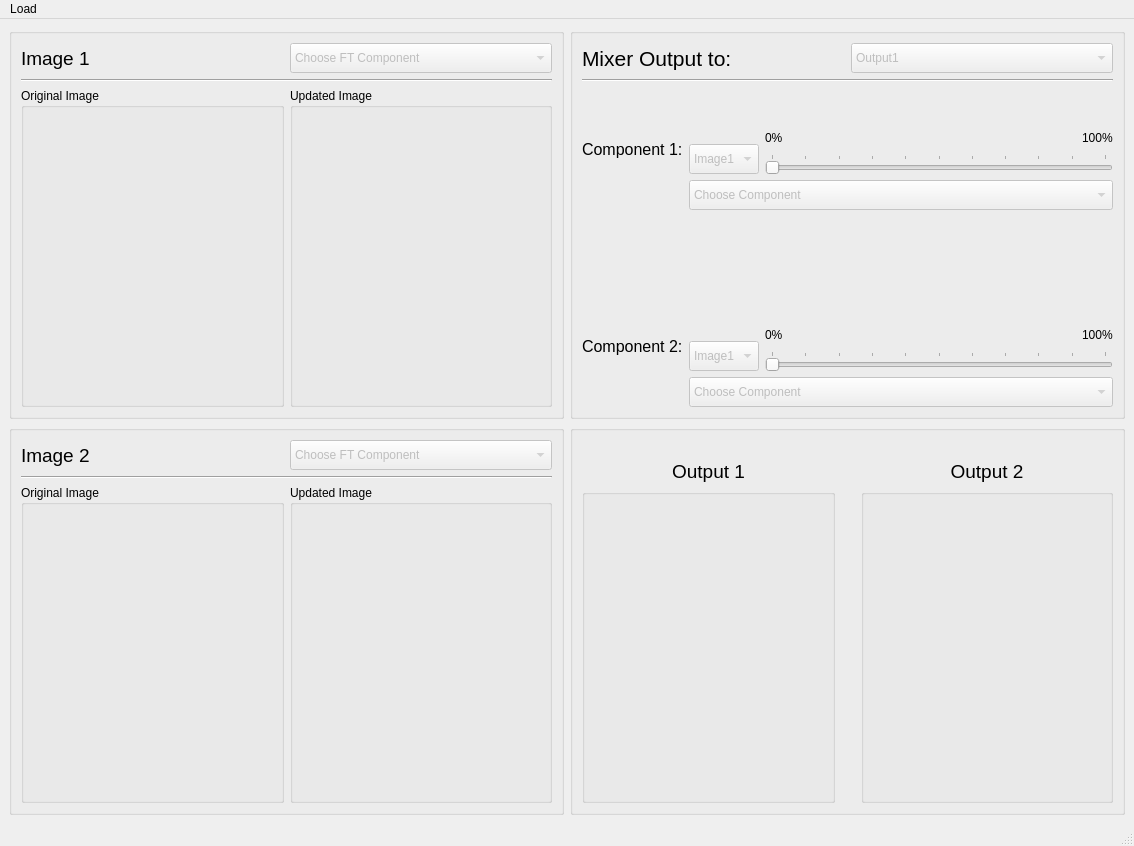
<?xml version="1.0" encoding="UTF-8"?>
<ui version="4.0">
 <class>MainWindow</class>
 <widget class="QMainWindow" name="MainWindow">
  <property name="geometry">
   <rect>
    <x>0</x>
    <y>0</y>
    <width>1134</width>
    <height>846</height>
   </rect>
  </property>
  <property name="minimumSize">
   <size>
    <width>1000</width>
    <height>800</height>
   </size>
  </property>
  <property name="windowTitle">
   <string>MainWindow</string>
  </property>
  <widget class="QWidget" name="centralwidget">
   <layout class="QGridLayout" name="gridLayout_40">
    <item row="0" column="0">
     <layout class="QGridLayout" name="gridLayout_39">
      <item row="0" column="0">
       <layout class="QGridLayout" name="gridLayout_38">
        <item row="0" column="0">
         <widget class="QGroupBox" name="groupBox">
          <property name="font">
           <font>
            <weight>50</weight>
            <bold>false</bold>
           </font>
          </property>
          <property name="title">
           <string/>
          </property>
          <property name="flat">
           <bool>false</bool>
          </property>
          <layout class="QGridLayout" name="gridLayout_3">
           <item row="2" column="0">
            <layout class="QGridLayout" name="gridLayout_10">
             <item row="0" column="0">
              <widget class="QGroupBox" name="groupBox_3">
               <property name="title">
                <string>Original Image</string>
               </property>
               <layout class="QGridLayout" name="gridLayout_2">
                <item row="0" column="0">
                 <widget class="ImageModel" name="img1_original" native="true">
                  <property name="sizePolicy">
                   <sizepolicy hsizetype="Expanding" vsizetype="Expanding">
                    <horstretch>0</horstretch>
                    <verstretch>0</verstretch>
                   </sizepolicy>
                  </property>
                  <property name="minimumSize">
                   <size>
                    <width>0</width>
                    <height>0</height>
                   </size>
                  </property>
                 </widget>
                </item>
               </layout>
              </widget>
             </item>
             <item row="0" column="1">
              <widget class="QGroupBox" name="groupBox_2">
               <property name="title">
                <string>Updated Image</string>
               </property>
               <layout class="QGridLayout" name="gridLayout">
                <item row="0" column="0">
                 <widget class="ImageModel" name="img1_updated" native="true">
                  <property name="sizePolicy">
                   <sizepolicy hsizetype="Expanding" vsizetype="Expanding">
                    <horstretch>0</horstretch>
                    <verstretch>0</verstretch>
                   </sizepolicy>
                  </property>
                  <property name="minimumSize">
                   <size>
                    <width>0</width>
                    <height>0</height>
                   </size>
                  </property>
                 </widget>
                </item>
               </layout>
              </widget>
             </item>
            </layout>
           </item>
           <item row="0" column="0">
            <layout class="QGridLayout" name="gridLayout_16">
             <property name="sizeConstraint">
              <enum>QLayout::SetDefaultConstraint</enum>
             </property>
             <item row="0" column="0">
              <widget class="QLabel" name="label_img1">
               <property name="font">
                <font>
                 <pointsize>14</pointsize>
                </font>
               </property>
               <property name="styleSheet">
                <string notr="true"/>
               </property>
               <property name="frameShape">
                <enum>QFrame::NoFrame</enum>
               </property>
               <property name="frameShadow">
                <enum>QFrame::Raised</enum>
               </property>
               <property name="text">
                <string>Image 1</string>
               </property>
              </widget>
             </item>
             <item row="0" column="1">
              <widget class="QComboBox" name="combo_input1">
               <property name="enabled">
                <bool>false</bool>
               </property>
               <property name="minimumSize">
                <size>
                 <width>200</width>
                 <height>30</height>
                </size>
               </property>
               <property name="acceptDrops">
                <bool>false</bool>
               </property>
               <property name="iconSize">
                <size>
                 <width>20</width>
                 <height>20</height>
                </size>
               </property>
               <item>
                <property name="text">
                 <string>Choose FT Component</string>
                </property>
               </item>
               <item>
                <property name="text">
                 <string>Magnitude</string>
                </property>
               </item>
               <item>
                <property name="text">
                 <string>Phase</string>
                </property>
               </item>
               <item>
                <property name="text">
                 <string>Real</string>
                </property>
               </item>
               <item>
                <property name="text">
                 <string>Imaginary</string>
                </property>
               </item>
              </widget>
             </item>
            </layout>
           </item>
           <item row="1" column="0">
            <widget class="Line" name="line">
             <property name="orientation">
              <enum>Qt::Horizontal</enum>
             </property>
            </widget>
           </item>
          </layout>
         </widget>
        </item>
        <item row="1" column="0">
         <widget class="QGroupBox" name="groupBox_4">
          <property name="font">
           <font>
            <weight>50</weight>
            <bold>false</bold>
           </font>
          </property>
          <property name="title">
           <string/>
          </property>
          <property name="flat">
           <bool>false</bool>
          </property>
          <layout class="QGridLayout" name="gridLayout_4">
           <item row="1" column="0">
            <widget class="Line" name="line_2">
             <property name="orientation">
              <enum>Qt::Horizontal</enum>
             </property>
            </widget>
           </item>
           <item row="2" column="0">
            <layout class="QGridLayout" name="gridLayout_14">
             <item row="0" column="0">
              <widget class="QGroupBox" name="groupBox_5">
               <property name="title">
                <string>Original Image</string>
               </property>
               <layout class="QGridLayout" name="gridLayout_5">
                <item row="0" column="0">
                 <widget class="ImageModel" name="img2_original" native="true">
                  <property name="sizePolicy">
                   <sizepolicy hsizetype="Expanding" vsizetype="Expanding">
                    <horstretch>0</horstretch>
                    <verstretch>0</verstretch>
                   </sizepolicy>
                  </property>
                  <property name="minimumSize">
                   <size>
                    <width>0</width>
                    <height>0</height>
                   </size>
                  </property>
                 </widget>
                </item>
               </layout>
              </widget>
             </item>
             <item row="0" column="1">
              <widget class="QGroupBox" name="groupBox_6">
               <property name="title">
                <string>Updated Image</string>
               </property>
               <layout class="QGridLayout" name="gridLayout_6">
                <item row="0" column="0">
                 <widget class="ImageModel" name="img2_updated" native="true">
                  <property name="sizePolicy">
                   <sizepolicy hsizetype="Expanding" vsizetype="Expanding">
                    <horstretch>0</horstretch>
                    <verstretch>0</verstretch>
                   </sizepolicy>
                  </property>
                  <property name="minimumSize">
                   <size>
                    <width>0</width>
                    <height>0</height>
                   </size>
                  </property>
                 </widget>
                </item>
               </layout>
              </widget>
             </item>
            </layout>
           </item>
           <item row="0" column="0">
            <layout class="QGridLayout" name="gridLayout_19">
             <property name="sizeConstraint">
              <enum>QLayout::SetDefaultConstraint</enum>
             </property>
             <item row="0" column="0">
              <widget class="QLabel" name="label_img2">
               <property name="font">
                <font>
                 <pointsize>14</pointsize>
                </font>
               </property>
               <property name="styleSheet">
                <string notr="true"/>
               </property>
               <property name="frameShape">
                <enum>QFrame::NoFrame</enum>
               </property>
               <property name="frameShadow">
                <enum>QFrame::Raised</enum>
               </property>
               <property name="text">
                <string>Image 2</string>
               </property>
              </widget>
             </item>
             <item row="0" column="1">
              <widget class="QComboBox" name="combo_input2">
               <property name="enabled">
                <bool>false</bool>
               </property>
               <property name="minimumSize">
                <size>
                 <width>200</width>
                 <height>30</height>
                </size>
               </property>
               <property name="acceptDrops">
                <bool>false</bool>
               </property>
               <property name="iconSize">
                <size>
                 <width>20</width>
                 <height>20</height>
                </size>
               </property>
               <item>
                <property name="text">
                 <string>Choose FT Component</string>
                </property>
               </item>
               <item>
                <property name="text">
                 <string>Magnitude</string>
                </property>
               </item>
               <item>
                <property name="text">
                 <string>Phase</string>
                </property>
               </item>
               <item>
                <property name="text">
                 <string>Real</string>
                </property>
               </item>
               <item>
                <property name="text">
                 <string>Imaginary</string>
                </property>
               </item>
              </widget>
             </item>
            </layout>
           </item>
          </layout>
         </widget>
        </item>
       </layout>
      </item>
      <item row="0" column="1">
       <layout class="QGridLayout" name="gridLayout_9">
        <item row="0" column="0">
         <widget class="QGroupBox" name="groupBox_7">
          <property name="title">
           <string/>
          </property>
          <layout class="QGridLayout" name="gridLayout_20">
           <item row="0" column="0">
            <layout class="QGridLayout" name="gridLayout_21">
             <item row="0" column="0">
              <widget class="QLabel" name="label">
               <property name="font">
                <font>
                 <pointsize>16</pointsize>
                </font>
               </property>
               <property name="text">
                <string>Mixer Output to:</string>
               </property>
              </widget>
             </item>
             <item row="0" column="1">
              <widget class="QComboBox" name="combo_output">
               <property name="enabled">
                <bool>false</bool>
               </property>
               <property name="minimumSize">
                <size>
                 <width>30</width>
                 <height>30</height>
                </size>
               </property>
               <property name="acceptDrops">
                <bool>false</bool>
               </property>
               <property name="iconSize">
                <size>
                 <width>20</width>
                 <height>20</height>
                </size>
               </property>
               <item>
                <property name="text">
                 <string>Output1</string>
                </property>
               </item>
               <item>
                <property name="text">
                 <string>Output2</string>
                </property>
               </item>
              </widget>
             </item>
            </layout>
           </item>
           <item row="1" column="0">
            <widget class="Line" name="line_3">
             <property name="orientation">
              <enum>Qt::Horizontal</enum>
             </property>
            </widget>
           </item>
           <item row="2" column="0">
            <layout class="QGridLayout" name="gridLayout_22">
             <item row="0" column="0">
              <layout class="QGridLayout" name="gridLayout_23">
               <item row="0" column="0">
                <spacer name="verticalSpacer">
                 <property name="orientation">
                  <enum>Qt::Vertical</enum>
                 </property>
                 <property name="sizeType">
                  <enum>QSizePolicy::MinimumExpanding</enum>
                 </property>
                 <property name="sizeHint" stdset="0">
                  <size>
                   <width>20</width>
                   <height>10</height>
                  </size>
                 </property>
                </spacer>
               </item>
               <item row="1" column="0">
                <widget class="QLabel" name="label_comp1">
                 <property name="font">
                  <font>
                   <pointsize>12</pointsize>
                  </font>
                 </property>
                 <property name="text">
                  <string>Component 1:</string>
                 </property>
                </widget>
               </item>
               <item row="2" column="0">
                <spacer name="verticalSpacer_13">
                 <property name="orientation">
                  <enum>Qt::Vertical</enum>
                 </property>
                 <property name="sizeHint" stdset="0">
                  <size>
                   <width>20</width>
                   <height>40</height>
                  </size>
                 </property>
                </spacer>
               </item>
              </layout>
             </item>
             <item row="0" column="1">
              <layout class="QGridLayout" name="gridLayout_32">
               <item row="0" column="0">
                <layout class="QGridLayout" name="gridLayout_33">
                 <item row="0" column="0">
                  <layout class="QGridLayout" name="gridLayout_34">
                   <item row="0" column="0">
                    <spacer name="verticalSpacer_2">
                     <property name="orientation">
                      <enum>Qt::Vertical</enum>
                     </property>
                     <property name="sizeHint" stdset="0">
                      <size>
                       <width>20</width>
                       <height>40</height>
                      </size>
                     </property>
                    </spacer>
                   </item>
                   <item row="1" column="0">
                    <widget class="QComboBox" name="combo_select_img1">
                     <property name="enabled">
                      <bool>false</bool>
                     </property>
                     <property name="minimumSize">
                      <size>
                       <width>0</width>
                       <height>30</height>
                      </size>
                     </property>
                     <property name="acceptDrops">
                      <bool>false</bool>
                     </property>
                     <property name="iconSize">
                      <size>
                       <width>20</width>
                       <height>20</height>
                      </size>
                     </property>
                     <item>
                      <property name="text">
                       <string>Image1</string>
                      </property>
                     </item>
                     <item>
                      <property name="text">
                       <string>Image2</string>
                      </property>
                     </item>
                    </widget>
                   </item>
                  </layout>
                 </item>
                 <item row="0" column="1">
                  <layout class="QGridLayout" name="gridLayout_35">
                   <item row="0" column="0">
                    <layout class="QGridLayout" name="gridLayout_36">
                     <item row="0" column="0">
                      <spacer name="verticalSpacer_6">
                       <property name="orientation">
                        <enum>Qt::Vertical</enum>
                       </property>
                       <property name="sizeHint" stdset="0">
                        <size>
                         <width>20</width>
                         <height>40</height>
                        </size>
                       </property>
                      </spacer>
                     </item>
                     <item row="1" column="0">
                      <layout class="QGridLayout" name="gridLayout_37">
                       <item row="0" column="0">
                        <widget class="QLabel" name="label_6">
                         <property name="text">
                          <string>0%</string>
                         </property>
                        </widget>
                       </item>
                       <item row="0" column="1">
                        <spacer name="horizontalSpacer_7">
                         <property name="orientation">
                          <enum>Qt::Horizontal</enum>
                         </property>
                         <property name="sizeHint" stdset="0">
                          <size>
                           <width>40</width>
                           <height>20</height>
                          </size>
                         </property>
                        </spacer>
                       </item>
                       <item row="0" column="2">
                        <widget class="QLabel" name="label_7">
                         <property name="text">
                          <string>100%</string>
                         </property>
                        </widget>
                       </item>
                      </layout>
                     </item>
                     <item row="3" column="0">
                      <widget class="QSlider" name="slider_comp1">
                       <property name="enabled">
                        <bool>false</bool>
                       </property>
                       <property name="maximum">
                        <number>100</number>
                       </property>
                       <property name="singleStep">
                        <number>10</number>
                       </property>
                       <property name="orientation">
                        <enum>Qt::Horizontal</enum>
                       </property>
                       <property name="tickPosition">
                        <enum>QSlider::TicksAbove</enum>
                       </property>
                      </widget>
                     </item>
                    </layout>
                   </item>
                  </layout>
                 </item>
                </layout>
               </item>
               <item row="1" column="0">
                <widget class="QComboBox" name="combo_select_mode1">
                 <property name="enabled">
                  <bool>false</bool>
                 </property>
                 <property name="minimumSize">
                  <size>
                   <width>0</width>
                   <height>30</height>
                  </size>
                 </property>
                 <property name="acceptDrops">
                  <bool>false</bool>
                 </property>
                 <property name="iconSize">
                  <size>
                   <width>20</width>
                   <height>20</height>
                  </size>
                 </property>
                 <item>
                  <property name="text">
                   <string>Choose Component</string>
                  </property>
                 </item>
                 <item>
                  <property name="text">
                   <string>Magnitude</string>
                  </property>
                 </item>
                 <item>
                  <property name="text">
                   <string>Phase</string>
                  </property>
                 </item>
                 <item>
                  <property name="text">
                   <string>Real</string>
                  </property>
                 </item>
                 <item>
                  <property name="text">
                   <string>Imaginary</string>
                  </property>
                 </item>
                 <item>
                  <property name="text">
                   <string>Uniform Magnitude</string>
                  </property>
                 </item>
                 <item>
                  <property name="text">
                   <string>Uniform Phase</string>
                  </property>
                 </item>
                </widget>
               </item>
              </layout>
             </item>
            </layout>
           </item>
           <item row="4" column="0">
            <layout class="QGridLayout" name="gridLayout_24">
             <item row="0" column="0">
              <layout class="QGridLayout" name="gridLayout_25">
               <item row="0" column="0">
                <spacer name="verticalSpacer_3">
                 <property name="orientation">
                  <enum>Qt::Vertical</enum>
                 </property>
                 <property name="sizeType">
                  <enum>QSizePolicy::MinimumExpanding</enum>
                 </property>
                 <property name="sizeHint" stdset="0">
                  <size>
                   <width>20</width>
                   <height>10</height>
                  </size>
                 </property>
                </spacer>
               </item>
               <item row="1" column="0">
                <widget class="QLabel" name="label_comp2">
                 <property name="font">
                  <font>
                   <pointsize>12</pointsize>
                  </font>
                 </property>
                 <property name="text">
                  <string>Component 2:</string>
                 </property>
                </widget>
               </item>
               <item row="2" column="0">
                <spacer name="verticalSpacer_14">
                 <property name="orientation">
                  <enum>Qt::Vertical</enum>
                 </property>
                 <property name="sizeHint" stdset="0">
                  <size>
                   <width>20</width>
                   <height>40</height>
                  </size>
                 </property>
                </spacer>
               </item>
              </layout>
             </item>
             <item row="0" column="1">
              <layout class="QGridLayout" name="gridLayout_26">
               <item row="0" column="0">
                <layout class="QGridLayout" name="gridLayout_27">
                 <item row="0" column="0">
                  <layout class="QGridLayout" name="gridLayout_28">
                   <item row="0" column="0">
                    <spacer name="verticalSpacer_4">
                     <property name="orientation">
                      <enum>Qt::Vertical</enum>
                     </property>
                     <property name="sizeHint" stdset="0">
                      <size>
                       <width>20</width>
                       <height>40</height>
                      </size>
                     </property>
                    </spacer>
                   </item>
                   <item row="1" column="0">
                    <widget class="QComboBox" name="combo_select_img2">
                     <property name="enabled">
                      <bool>false</bool>
                     </property>
                     <property name="minimumSize">
                      <size>
                       <width>0</width>
                       <height>30</height>
                      </size>
                     </property>
                     <property name="acceptDrops">
                      <bool>false</bool>
                     </property>
                     <property name="iconSize">
                      <size>
                       <width>20</width>
                       <height>20</height>
                      </size>
                     </property>
                     <item>
                      <property name="text">
                       <string>Image1</string>
                      </property>
                     </item>
                     <item>
                      <property name="text">
                       <string>Image2</string>
                      </property>
                     </item>
                    </widget>
                   </item>
                  </layout>
                 </item>
                 <item row="0" column="1">
                  <layout class="QGridLayout" name="gridLayout_29">
                   <item row="0" column="0">
                    <layout class="QGridLayout" name="gridLayout_30">
                     <item row="0" column="0">
                      <spacer name="verticalSpacer_5">
                       <property name="orientation">
                        <enum>Qt::Vertical</enum>
                       </property>
                       <property name="sizeHint" stdset="0">
                        <size>
                         <width>20</width>
                         <height>40</height>
                        </size>
                       </property>
                      </spacer>
                     </item>
                     <item row="1" column="0">
                      <layout class="QGridLayout" name="gridLayout_31">
                       <item row="0" column="0">
                        <widget class="QLabel" name="label_8">
                         <property name="text">
                          <string>0%</string>
                         </property>
                        </widget>
                       </item>
                       <item row="0" column="1">
                        <spacer name="horizontalSpacer_8">
                         <property name="orientation">
                          <enum>Qt::Horizontal</enum>
                         </property>
                         <property name="sizeHint" stdset="0">
                          <size>
                           <width>40</width>
                           <height>20</height>
                          </size>
                         </property>
                        </spacer>
                       </item>
                       <item row="0" column="2">
                        <widget class="QLabel" name="label_9">
                         <property name="text">
                          <string>100%</string>
                         </property>
                        </widget>
                       </item>
                      </layout>
                     </item>
                     <item row="2" column="0">
                      <widget class="QSlider" name="slider_comp2">
                       <property name="enabled">
                        <bool>false</bool>
                       </property>
                       <property name="maximum">
                        <number>100</number>
                       </property>
                       <property name="singleStep">
                        <number>10</number>
                       </property>
                       <property name="orientation">
                        <enum>Qt::Horizontal</enum>
                       </property>
                       <property name="tickPosition">
                        <enum>QSlider::TicksAbove</enum>
                       </property>
                      </widget>
                     </item>
                    </layout>
                   </item>
                  </layout>
                 </item>
                </layout>
               </item>
               <item row="1" column="0">
                <widget class="QComboBox" name="combo_select_mode2">
                 <property name="enabled">
                  <bool>false</bool>
                 </property>
                 <property name="minimumSize">
                  <size>
                   <width>0</width>
                   <height>30</height>
                  </size>
                 </property>
                 <property name="acceptDrops">
                  <bool>false</bool>
                 </property>
                 <property name="iconSize">
                  <size>
                   <width>20</width>
                   <height>20</height>
                  </size>
                 </property>
                 <item>
                  <property name="text">
                   <string>Choose Component</string>
                  </property>
                 </item>
                 <item>
                  <property name="text">
                   <string>Magnitude</string>
                  </property>
                 </item>
                 <item>
                  <property name="text">
                   <string>Phase</string>
                  </property>
                 </item>
                 <item>
                  <property name="text">
                   <string>Real</string>
                  </property>
                 </item>
                 <item>
                  <property name="text">
                   <string>Imaginary</string>
                  </property>
                 </item>
                 <item>
                  <property name="text">
                   <string>Uniform Magnitude</string>
                  </property>
                 </item>
                 <item>
                  <property name="text">
                   <string>Uniform Phase</string>
                  </property>
                 </item>
                </widget>
               </item>
              </layout>
             </item>
            </layout>
           </item>
           <item row="3" column="0">
            <spacer name="verticalSpacer_8">
             <property name="orientation">
              <enum>Qt::Vertical</enum>
             </property>
             <property name="sizeType">
              <enum>QSizePolicy::Expanding</enum>
             </property>
             <property name="sizeHint" stdset="0">
              <size>
               <width>20</width>
               <height>40</height>
              </size>
             </property>
            </spacer>
           </item>
          </layout>
         </widget>
        </item>
        <item row="1" column="0">
         <widget class="QGroupBox" name="groupBox_10">
          <property name="title">
           <string/>
          </property>
          <layout class="QGridLayout" name="gridLayout_11">
           <item row="1" column="0">
            <layout class="QGridLayout" name="gridLayout_12">
             <item row="0" column="0">
              <layout class="QGridLayout" name="gridLayout_13">
               <item row="0" column="0">
                <widget class="QLabel" name="label_output1">
                 <property name="font">
                  <font>
                   <pointsize>14</pointsize>
                  </font>
                 </property>
                 <property name="frameShape">
                  <enum>QFrame::NoFrame</enum>
                 </property>
                 <property name="text">
                  <string>Output 1</string>
                 </property>
                 <property name="alignment">
                  <set>Qt::AlignCenter</set>
                 </property>
                </widget>
               </item>
               <item row="1" column="0">
                <widget class="QGroupBox" name="groupBox_8">
                 <property name="title">
                  <string/>
                 </property>
                 <layout class="QGridLayout" name="gridLayout_7">
                  <item row="0" column="0">
                   <layout class="QGridLayout" name="gridLayout_17">
                    <item row="0" column="0">
                     <widget class="ImageModel" name="output_img1" native="true">
                      <property name="sizePolicy">
                       <sizepolicy hsizetype="Expanding" vsizetype="Expanding">
                        <horstretch>0</horstretch>
                        <verstretch>0</verstretch>
                       </sizepolicy>
                      </property>
                      <property name="minimumSize">
                       <size>
                        <width>0</width>
                        <height>0</height>
                       </size>
                      </property>
                     </widget>
                    </item>
                   </layout>
                  </item>
                 </layout>
                </widget>
               </item>
              </layout>
             </item>
             <item row="0" column="2">
              <layout class="QGridLayout" name="gridLayout_15">
               <item row="0" column="0">
                <widget class="QLabel" name="label_output2">
                 <property name="font">
                  <font>
                   <pointsize>14</pointsize>
                  </font>
                 </property>
                 <property name="frameShape">
                  <enum>QFrame::NoFrame</enum>
                 </property>
                 <property name="text">
                  <string>Output 2</string>
                 </property>
                 <property name="alignment">
                  <set>Qt::AlignCenter</set>
                 </property>
                </widget>
               </item>
               <item row="1" column="0">
                <widget class="QGroupBox" name="groupBox_9">
                 <property name="title">
                  <string/>
                 </property>
                 <layout class="QGridLayout" name="gridLayout_8">
                  <item row="0" column="0">
                   <layout class="QGridLayout" name="gridLayout_18">
                    <item row="0" column="0">
                     <widget class="ImageModel" name="output_img2" native="true">
                      <property name="sizePolicy">
                       <sizepolicy hsizetype="Expanding" vsizetype="Expanding">
                        <horstretch>0</horstretch>
                        <verstretch>0</verstretch>
                       </sizepolicy>
                      </property>
                      <property name="minimumSize">
                       <size>
                        <width>0</width>
                        <height>0</height>
                       </size>
                      </property>
                     </widget>
                    </item>
                   </layout>
                  </item>
                 </layout>
                </widget>
               </item>
              </layout>
             </item>
             <item row="0" column="1">
              <spacer name="verticalSpacer_7">
               <property name="orientation">
                <enum>Qt::Vertical</enum>
               </property>
               <property name="sizeHint" stdset="0">
                <size>
                 <width>20</width>
                 <height>40</height>
                </size>
               </property>
              </spacer>
             </item>
            </layout>
           </item>
           <item row="0" column="0">
            <spacer name="horizontalSpacer">
             <property name="orientation">
              <enum>Qt::Horizontal</enum>
             </property>
             <property name="sizeType">
              <enum>QSizePolicy::Fixed</enum>
             </property>
             <property name="sizeHint" stdset="0">
              <size>
               <width>500</width>
               <height>20</height>
              </size>
             </property>
            </spacer>
           </item>
          </layout>
         </widget>
        </item>
       </layout>
      </item>
     </layout>
    </item>
   </layout>
  </widget>
  <widget class="QMenuBar" name="menubar">
   <property name="geometry">
    <rect>
     <x>0</x>
     <y>0</y>
     <width>1134</width>
     <height>26</height>
    </rect>
   </property>
   <widget class="QMenu" name="menuLoad">
    <property name="title">
     <string>Load</string>
    </property>
    <addaction name="actionImage1"/>
    <addaction name="actionImage2"/>
   </widget>
   <addaction name="menuLoad"/>
  </widget>
  <widget class="QStatusBar" name="statusbar"/>
  <action name="actionImage1">
   <property name="text">
    <string>Image1</string>
   </property>
  </action>
  <action name="actionImage2">
   <property name="text">
    <string>Image2</string>
   </property>
  </action>
 </widget>
 <customwidgets>
  <customwidget>
   <class>ImageModel</class>
   <extends>QWidget</extends>
   <header location="global">imageModel.h</header>
   <container>1</container>
  </customwidget>
 </customwidgets>
 <resources/>
 <connections/>
</ui>
